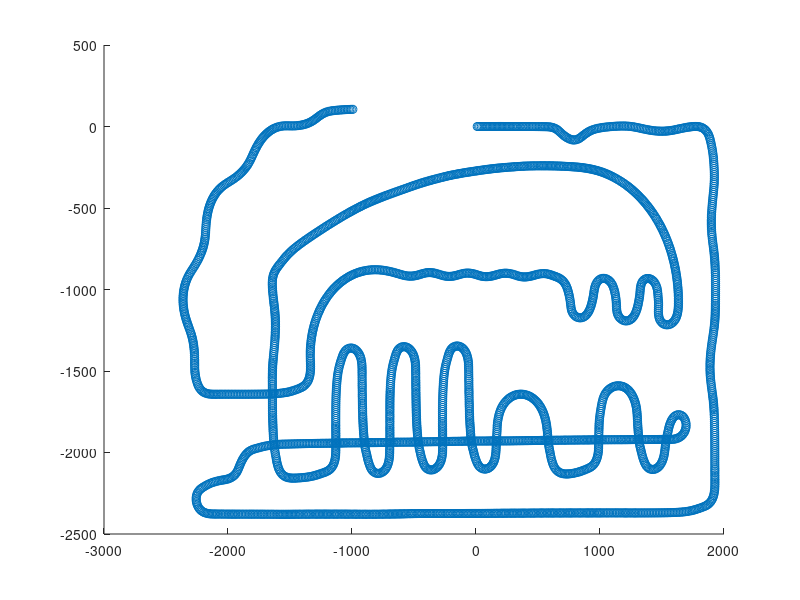

MATLAB code to generate this figure: (Note: this script raises an error after producing the figure.)
data = load("Distance, Theta.txt");
distance = data(:, 1);
theta = data(:, 2);

% データが有るところだけ抽出
distance = nonzeros(distance);
theta = theta(1:length(distance));

theta_adj = theta .* 1;

x = 0;
y = 0;
th = 0;

X = [];
Y = [];
for i = 1:length(distance)
    x = x + distance(i) * cos(th + theta_adj(i)/2);
    y = y + distance(i) * sin(th + theta_adj(i)/2);
    th = th + theta_adj(i);
    X = [X x];
    Y = [Y y];
end

figure(1);
scatter(X, Y, 'red')
hold on
xline(0,"-r")
xline(-1000,"-r")
yline(0,"-r")
grid on
grid minor
axis equal